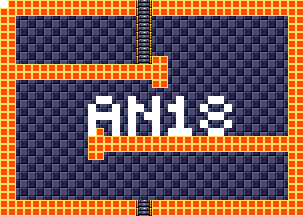

A 2D game scene composited from a Tiled map and its tileset images. What follows is a short description and the map's XML, with each tile layer's data collapsed to a summary:
An orthogonal 38x27 tile map with 8x8 px tiles, 4 tile layers (background, foreground, room numbers, Objects), 15 tilesets.

<map version="1.5" tiledversion="1.7.1" orientation="orthogonal" renderorder="right-down" width="38" height="27" tilewidth="8" tileheight="8" infinite="0" nextlayerid="11" nextobjectid="1">
 <tileset firstgid="1" source="tilesheets/tsKarniMata.tsx" />
 <tileset firstgid="1025" source="tilesheets/tsVoodooWasp.tsx" />
 <tileset firstgid="2049" source="tilesheets/tsBurial.tsx" />
 <tileset firstgid="3073" source="tilesheets/tsBlueTemple.tsx" />
 <tileset firstgid="4097" source="tilesheets/tsGoddess.tsx" />
 <tileset firstgid="5121" source="tilesheets/tsKonark.tsx" />
 <tileset firstgid="6145" name="sEnemies" tilewidth="8" tileheight="8" tilecount="1024" columns="32">
  <image source="../grapx/tilesheets/sObjects.bmp" trans="ff94ff" width="256" height="256" />
 </tileset>
 <tileset firstgid="7169" source="tilesheets/tsIceTemple.tsx" />
 <tileset firstgid="8193" source="tilesheets/tsLavaArea.tsx" />
 <tileset firstgid="9217" source="tilesheets/tsBossArea.tsx" />
 <tileset firstgid="10241" source="tilesheets/tsPegu.tsx" />
 <tileset firstgid="11265" source="tilesheets/sTiwanakuTemple.tsx" />
 <tileset firstgid="12289" source="tilesheets/sIndraTemple.tsx" />
 <tileset firstgid="13313" source="tilesheets/sTeleport.tsx" />
 <tileset firstgid="14337" source="tilesheets/sObjects.tsx" />
 <layer id="2" name="background" width="38" height="27">
  <data>[1026 cells, 1026 non-empty, 2 distinct tile ids]</data>
 </layer>
 <layer id="1" name="foreground" width="38" height="27">
  <data>[1026 cells, 352 non-empty, 3 distinct tile ids]</data>
 </layer>
 <layer id="7" name="room numbers" width="38" height="27">
  <data>[1026 cells, 43 non-empty, 1 distinct tile ids]</data>
 </layer>
 <layer id="10" name="Objects" width="38" height="27">
  <data>[1026 cells, 0 non-empty, 0 distinct tile ids]</data>
 </layer>
</map>
